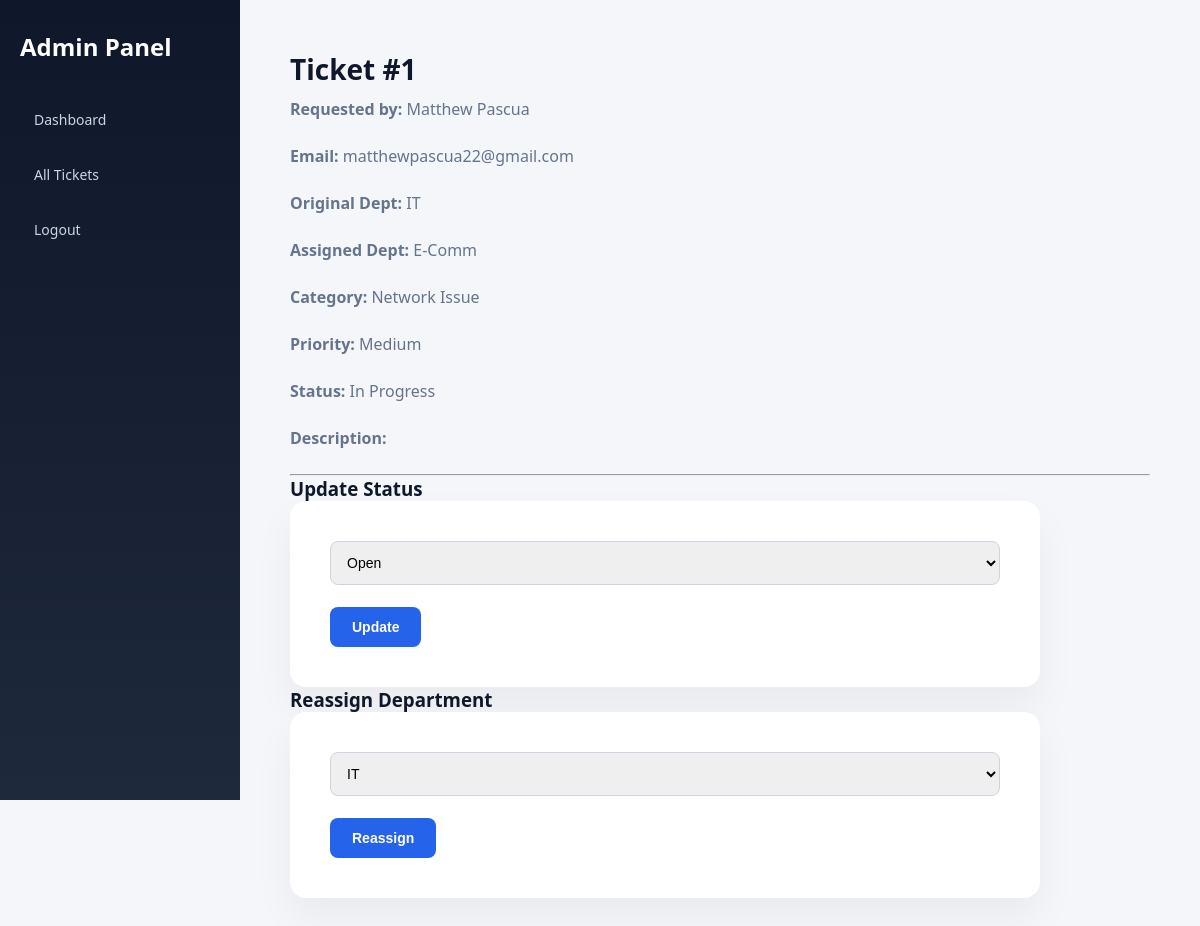
The app's page /ticketing/admin/view_ticket.php?id=1 (signed in) with its own data.
### tables this page shows
CREATE TABLE `employee_tickets` (
  `id` int(11) NOT NULL,
  `user_id` int(11) NOT NULL,
  `subject` varchar(255) NOT NULL,
  `category` varchar(100) NOT NULL,
  `priority` enum('Low','Medium','High','Critical') NOT NULL,
  `department` enum('IT','HR','Marketing','Admin','Technical','Accounting','Supply Chain','MPDC','E-Comm') DEFAULT NULL,
  `assigned_department` enum('IT','HR','Marketing','Admin','Technical','Accounting','Supply Chain','MPDC','E-Comm') DEFAULT NULL,
  `description` text DEFAULT NULL,
  `attachment` varchar(255) DEFAULT NULL,
  `status` enum('Open','In Progress','Resolved') DEFAULT 'Open',
  `created_at` timestamp NOT NULL DEFAULT current_timestamp(),
  `is_read` tinyint(1) DEFAULT 0
);

CREATE TABLE `users` (
  `id` int(11) NOT NULL,
  `name` varchar(100) NOT NULL,
  `email` varchar(100) NOT NULL,
  `department` varchar(100) NOT NULL,
  `password` varchar(255) NOT NULL,
  `role` enum('admin','employee') DEFAULT 'employee',
  `created_at` timestamp NOT NULL DEFAULT current_timestamp(),
  `otp_code` varchar(10) DEFAULT NULL,
  `is_verified` tinyint(1) DEFAULT 0
);

### ticketing/admin/view_ticket.php (the view, shortened to what this page needs)
<?php
require_once '../config/database.php';
$id = $_GET['id'];
$stmt = $conn->prepare("
SELECT employee_tickets.*, users.name, users.email
FROM employee_tickets
JOIN users ON employee_tickets.user_id = users.id
WHERE employee_tickets.id = ?
");
$stmt->bind_param("i", $id);
$stmt->execute();
$result = $stmt->get_result();
$ticket = $result->fetch_assoc();
?>
<!DOCTYPE html>
<html>
<head>
<link rel="stylesheet" href="../css/employee.css">
</head>
<body>
<div class="sidebar">
    <h2>Admin Panel</h2>
    <a href="dashboard.php">Dashboard</a>
    <a href="all_tickets.php">All Tickets</a>
    <a href="logout.php">Logout</a>
</div>
<div class="main-content">
<h1>Ticket #<?= $ticket['id'] ?></h1>
<p><strong>Requested by:</strong> <?= $ticket['name'] ?></p>
<p><strong>Email:</strong> <?= $ticket['email'] ?></p>
<p><strong>Original Dept:</strong> <?= $ticket['department'] ?></p>
<p><strong>Assigned Dept:</strong> <?= $ticket['assigned_department'] ?? 'Not Assigned' ?></p>
<p><strong>Category:</strong> <?= $ticket['category'] ?></p>
<p><strong>Priority:</strong> <?= $ticket['priority'] ?></p>
<p><strong>Status:</strong> <?= $ticket['status'] ?></p>
<p><strong>Description:</strong><br><?= $ticket['description'] ?></p>
<hr>
<h3>Update Status</h3>
<form method="POST">
    <select name="status">
        <option>Open</option>
    </select>
    <button type="submit">Update</button>
</form>
<h3>Reassign Department</h3>
<form method="POST">
    <select name="assigned_department">
        <option>IT</option>
    </select>
    <button type="submit">Reassign</button>
</form>
</div>
</body>
</html>

### ticketing/css/employee.css (style rules this page uses)
* { margin: 0; padding: 0; box-sizing: border-box; }
body { font-family: 'Segoe UI', sans-serif; background: #F4F6FA; color: #0F172A; }
.sidebar { position: fixed; top: 0; left: 0; width: 240px; height: 100vh; background: linear-gradient(180deg, #0F172A, #1E293B); padding: 30px 20px; }
.main-content { margin-left: 240px; padding: 50px; min-height: 100vh; }
.sidebar h2 { color: white; margin-bottom: 35px; font-weight: 600; }
.sidebar a { display: block; color: #CBD5E1; text-decoration: none; padding: 12px 14px; margin-bottom: 12px; border-radius: 8px; transition: all 0.2s ease; font-size: 14px; }
.main-content h1 { margin-bottom: 10px; font-size: 28px; }
.main-content p { margin-bottom: 25px; color: #64748B; }
form { background: white; padding: 40px; border-radius: 16px; box-shadow: 0 20px 40px rgba(0,0,0,0.05); max-width: 750px; }
form input, form select, form textarea { width: 100%; padding: 12px; border-radius: 8px; border: 1px solid #CBD5E1; margin-bottom: 22px; font-size: 14px; transition: 0.2s; }
button { background: #2563EB; color: white; border: none; padding: 12px 22px; border-radius: 8px; cursor: pointer; transition: 0.2s; font-size: 14px; font-weight: 600; }

### records on screen
employee_tickets: id "1", user.name "Matthew Pascua", user.email "matthewpascua22@gmail.com", department "IT", assigned_department "E-Comm", category "Network Issue", priority "Medium", status "In Progress"
